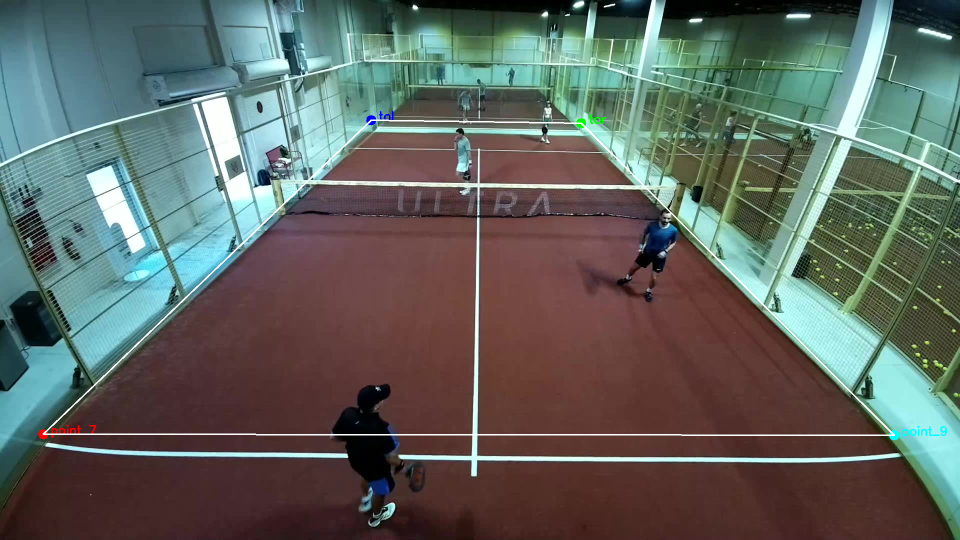
#> input picture _original_tennis/inference_test.png, 1920 x 1080 px (shown at 1/2 size)
$ python -i postprocess.py   (imports and definitions only)
#> lines starting #> are read from the running program, lines starting #| are printed output that depends on the picture; after the words box and inside, x2 and y2 are one past the last pixel; in counts of white or black regions, pixels touching at a corner belong together
#> further down, picture is the input picture: shape (1080, 1920, 3); mean B, G, R 95.4, 100.8, 95.3
"""
Heatmap postprocessing: extract (x, y) keypoint coordinates from predicted heatmaps.

Primary method (`postprocess`):
    1. Binary threshold at `low_thresh` (default 155/255)
    2. Detect circles via cv2.HoughCircles on the thresholded heatmap
    3. Return the center of the first detected circle, scaled by `scale`

Secondary method (`refine_kps`):
    1. Crop a region around the detected keypoint
    2. Detect line segments with HoughLinesP
    3. Find the intersection of the two dominant lines
    4. Return the intersection as the refined keypoint position

Used by:
    - base_validator.py (validation metrics)
    - predictor.py (production ONNX inference)
    - infer_padel.py (standalone PyTorch inference)
    - run_inference.py (batch validation inference)
"""
import cv2
import numpy as np
from scipy.spatial import distance
from utils import line_intersection


# [72 lines left out: functions postprocess, refine_kps, not called in this run]


def detect_lines(image):
    """Detect line segments in an image crop using probabilistic Hough transform.

    Args:
        image: BGR image crop.

    Returns:
        list: Line segments as [x1, y1, x2, y2] arrays. May be empty.
    """
    gray = cv2.cvtColor(image, cv2.COLOR_BGR2GRAY)
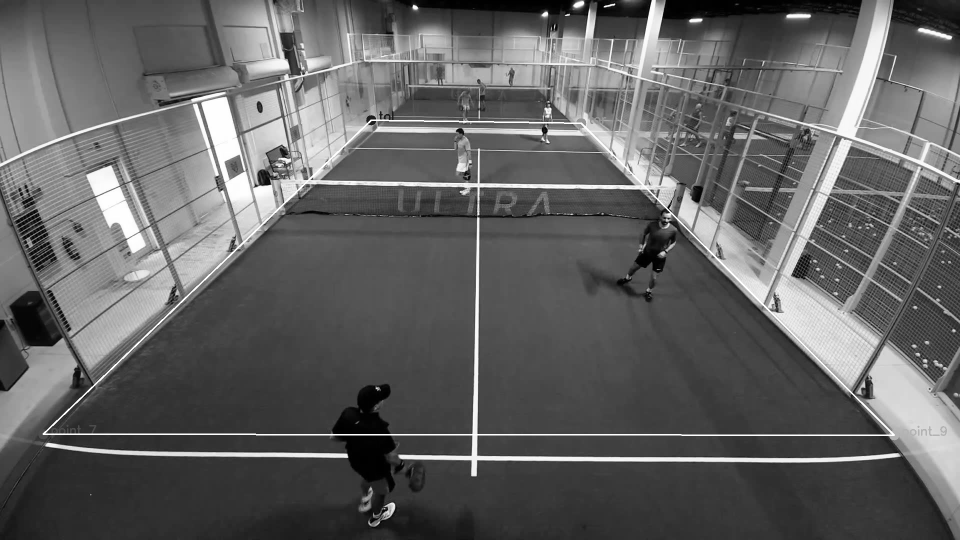
#> gray: shape (1080, 1920) (shown at 1/2 size); min 0, max 255, mean 98.5
    gray = cv2.threshold(gray, 155, 255, cv2.THRESH_BINARY)[1]
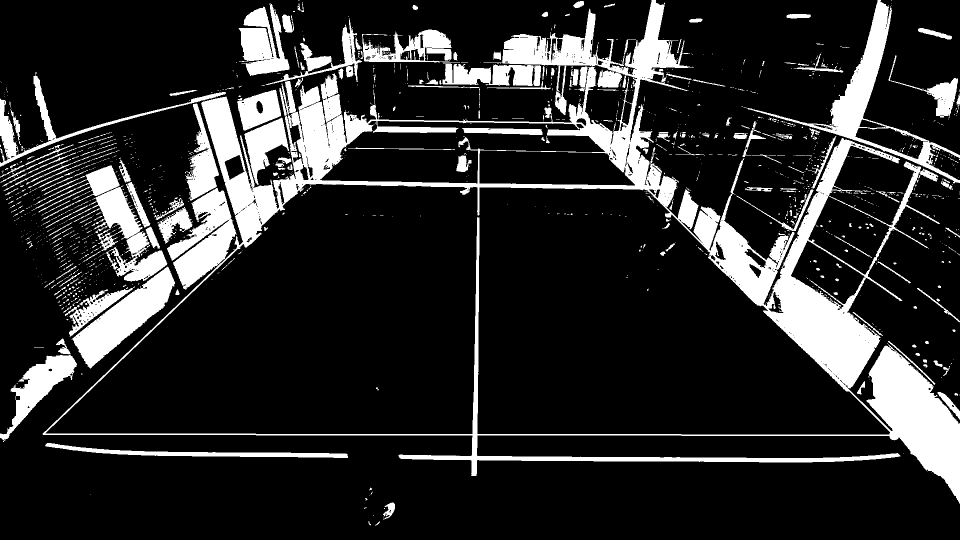
#> gray: shape (1080, 1920) (shown at 1/2 size); 16.9% white; 1434 white regions (1194 under 20 px), largest, box (x1, y1, x2, y2) and area: (85, 0, 1920, 1008) 202277, (1487, 0, 1920, 367) 16843, (143, 533, 350, 737) 14669
    lines = cv2.HoughLinesP(gray, 1, np.pi / 180, 30, minLineLength=10, maxLineGap=30)
#> lines = 2182 rows, first 6: [86, 869, 1919, 869], [375, 361, 1377, 378], [512, 870, 1919, 870], [1020, 80, 1919, 979], [399, 252, 1370, 268], [797, 911, 1573, 924]
    lines = np.squeeze(lines)
    if len(lines.shape) > 0:
        if len(lines) == 4 and not isinstance(lines[0], np.ndarray):
            lines = [lines]
    else:
        lines = []
    return lines


# [30 lines left out: function merge_lines, not called in this run]

>>> import cv2
>>> picture = cv2.imread('_original_tennis/inference_test.png')
>>> result = detect_lines(picture)
#> result has the same summary as lines in detect_lines
